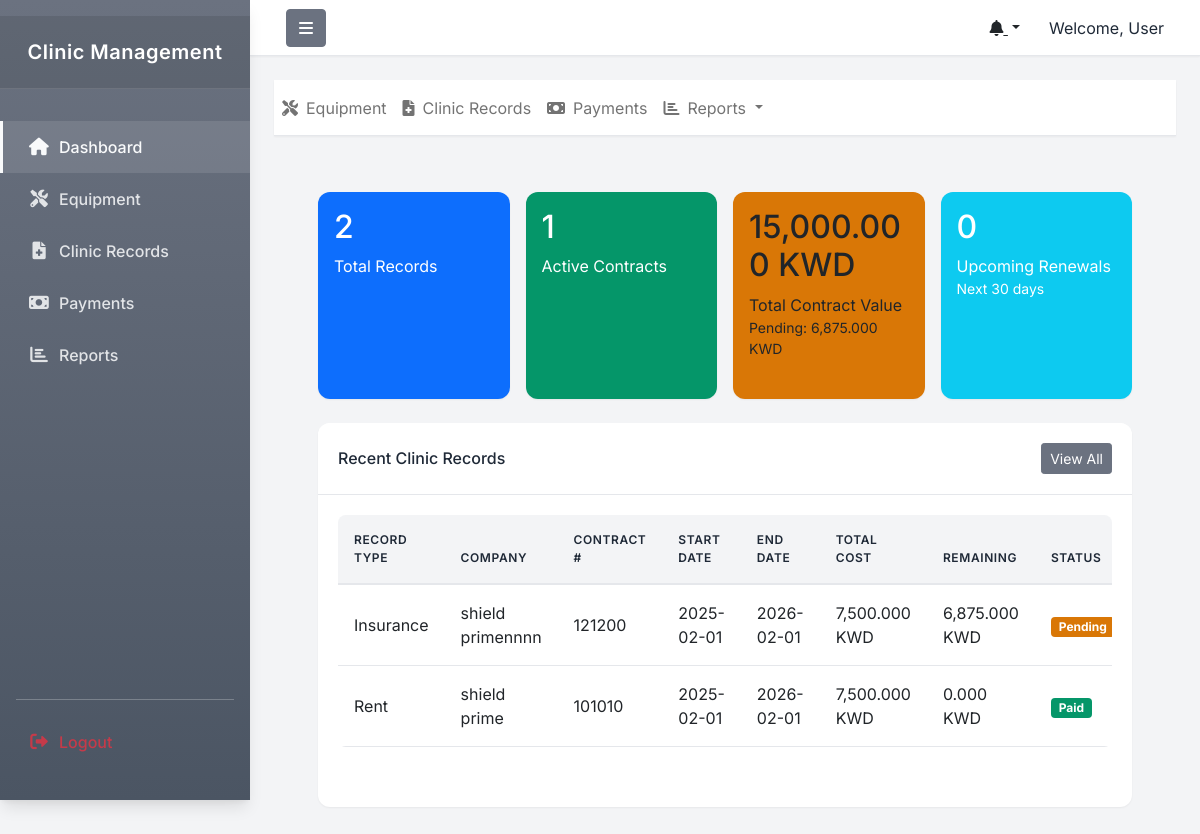
/dashboard.php (signed in), run on the app's committed database.
### tables this page shows
CREATE TABLE `clinic_records` (
  `id` int(11) NOT NULL,
  `record_type` enum('Rent','Insurance','Clinic License','Fire Safety') NOT NULL,
  `company_name` varchar(255) NOT NULL,
  `contract_number` varchar(50) NOT NULL,
  `contact_number` varchar(50) NOT NULL,
  `contract_document` varchar(255) DEFAULT NULL,
  `contract_start_date` date NOT NULL,
  `contract_end_date` date NOT NULL,
  `total_cost` decimal(10,3) NOT NULL,
  `payment_type` enum('one_time','installment') NOT NULL,
  `down_payment` decimal(10,3) NOT NULL DEFAULT 0.000,
  `number_of_installments` int(11) DEFAULT 12,
  `monthly_payment` decimal(10,3) NOT NULL DEFAULT 0.000,
  `remaining_amount` decimal(10,3) NOT NULL DEFAULT 0.000,
  `next_payment_date` date DEFAULT NULL,
  `status` enum('paid','pending','overdue') NOT NULL DEFAULT 'pending',
  `notes` text DEFAULT NULL,
  `created_at` timestamp NOT NULL DEFAULT current_timestamp(),
  `updated_at` timestamp NOT NULL DEFAULT current_timestamp() ON UPDATE current_timestamp(),
  `payment_start_date` date DEFAULT curdate(),
  `payment_months` int(11) DEFAULT 12
);

### dashboard.php (the view, shortened to what this page needs)
<?php
include 'includes/header.php';
try {
    $database = Database::getInstance();
    $db = $database->getConnection();
    $clinic_summary_query = "SELECT
        COUNT(*) as total_records,
        SUM(CASE WHEN status = 'pending' AND contract_end_date >= CURRENT_DATE THEN 1 ELSE 0 END) as active_contracts,
        SUM(total_cost) as total_value,
        COUNT(CASE WHEN contract_end_date BETWEEN CURRENT_DATE AND DATE_ADD(CURRENT_DATE, INTERVAL 30 DAY) THEN 1 END) as upcoming_renewals,
        SUM(CASE WHEN status = 'pending' THEN remaining_amount ELSE 0 END) as total_pending_amount
    FROM clinic_records";
    $stmt = $db->prepare($clinic_summary_query);
    $stmt->execute();
    $clinic_summary = $stmt->fetch(PDO::FETCH_ASSOC);
    $recent_clinic_query = "SELECT * FROM clinic_records
        ORDER BY created_at DESC
        LIMIT 5";
    $stmt = $db->prepare($recent_clinic_query);
    $stmt->execute();
    $recent_clinics = $stmt->fetchAll(PDO::FETCH_ASSOC);
} catch (Exception $e) {
    echo "<div class='alert alert-danger'>Database error: " . htmlspecialchars($e->getMessage()) . "</div>";
}
?>
<div class="main-content">
    <div class="container-fluid">
        <div class="row g-3 mb-4">
            <div class="col-md-3">
                <div class="card bg-primary text-white h-100">
                    <div class="card-body p-3">
                        <h2 class="fs-2"><?php echo $clinic_summary['total_records'] ?? '0'; ?></h2>
                        <p class="mb-0">Total Records</p>
                    </div>
                </div>
            </div>
            <div class="col-md-3">
                <div class="card bg-success text-white h-100">
                    <div class="card-body p-3">
                        <h2 class="fs-2"><?php echo $clinic_summary['active_contracts'] ?? '0'; ?></h2>
                        <p class="mb-0">Active Contracts</p>
                    </div>
                </div>
            </div>
            <div class="col-md-3">
                <div class="card bg-warning text-dark h-100">
                    <div class="card-body p-3">
                        <h2 class="fs-2"><?php echo number_format($clinic_summary['total_value'] ?? 0, 3); ?> KWD</h2>
                        <p class="mb-0">Total Contract Value</p>
                        <p class="small mb-0">Pending: <?php echo number_format($clinic_summary['total_pending_amount'] ?? 0, 3); ?> KWD</p>
                    </div>
                </div>
            </div>
            <div class="col-md-3">
                <div class="card bg-info text-white h-100">
                    <div class="card-body p-3">
                        <h2 class="fs-2"><?php echo $clinic_summary['upcoming_renewals'] ?? '0'; ?></h2>
                        <p class="mb-0">Upcoming Renewals</p>
                        <p class="small mb-0">Next 30 days</p>
                    </div>
                </div>
            </div>
        </div>
        <div class="row">
            <div class="col-12">
                <div class="card">
                    <div class="card-header bg-white d-flex justify-content-between align-items-center">
                        <h6 class="mb-0">Recent Clinic Records</h6>
                        <a href="clinic-records.php" class="btn btn-sm btn-primary">View All</a>
                    </div>
                    <div class="card-body">
                        <?php if (!empty($recent_clinics)): ?>
                            <div class="table-responsive">
                                <table class="table table-hover">
                                    <thead>
                                        <tr>
                                            <th>Record Type</th>
                                            <th>Company</th>
                                            <th>Contract #</th>
                                            <th>Start Date</th>
                                            <th>End Date</th>
                                            <th>Total Cost</th>
                                            <th>Remaining</th>
                                            <th>Status</th>
                                        </tr>
                                    </thead>
                                    <tbody>
                                        <?php foreach ($recent_clinics as $record): ?>
                                            <tr>
                                                <td><?php echo htmlspecialchars($record['record_type']); ?></td>
                                                <td><?php echo htmlspecialchars($record['company_name']); ?></td>
                                                <td><?php echo htmlspecialchars($record['contract_number']); ?></td>
                                                <td><?php echo date('Y-m-d', strtotime($record['contract_start_date'])); ?></td>
                                                <td><?php echo date('Y-m-d', strtotime($record['contract_end_date'])); ?></td>
                                                <td><?php echo number_format($record['total_cost'], 3); ?> KWD</td>
                                                <td><?php echo number_format($record['remaining_amount'], 3); ?> KWD</td>
                                                <td>
                                                    <?php
                                                    $status_class = 'secondary';
                                                    if ($record['status'] == 'paid') {
                                                        $status_class = 'success';
                                                    } elseif ($record['status'] == 'pending') {
                                                        $status_class = 'warning';
                                                    } elseif ($record['status'] == 'overdue') {
                                                        $status_class = 'danger';
                                                    }
                                                    ?>
                                                    <span class="badge bg-<?php echo $status_class; ?>">
                                                        <?php echo ucfirst($record['status']); ?>
                                                    </span>
                                                </td>
                                            </tr>
                                        <?php endforeach; ?>
                                    </tbody>
                                </table>
                            </div>
                        <?php else: ?>
                            <p class="text-center mb-0">No clinic records found.</p>
                        <?php endif; ?>
                    </div>
                </div>
            </div>
        </div>
    </div>
</div>
<?php include 'includes/footer.php'; ?>

### assets/css/style.css (style rules this page uses)
:root { --sidebar-width: 250px; --header-height: 60px; --navbar-height: 56px; --primary-color: #6B7280; --secondary-color: #4B5563; --success-color: #059669; --warning-color: #D97706; --danger-color: #DC2626; --info-color: #3B82F6; --text-color: #1F2937; --text-muted: #6B7280; --light-text: #F9FAFB; --border-color: #E5E7EB; --hover-color: #374151; --bg-primary: #ffffff; --bg-secondary: #F3F4F6; --shadow-sm: 0 1px 2px 0 rgba(0, 0, 0, 0.05); --shadow-md: 0 4px 6px -1px rgba(0, 0, 0, 0.1), 0 2px 4px -1px rgba(0, 0, 0, 0.06); --shadow-lg: 0 10px 15px -3px rgba(0, 0, 0, 0.1), 0 4px 6px -2px rgba(0, 0, 0, 0.05); --transition: all 0.3s ease; }
html, body { height: 100%; margin: 0; }
body { background-color: var(--bg-secondary); font-family: 'Inter', -apple-system, BlinkMacSystemFont, 'Segoe UI', Roboto, Oxygen, Ubuntu, sans-serif; color: var(--text-color); line-height: 1.5; overflow-x: hidden; }
.main-content { flex: 1; padding: 2rem; overflow-y: auto; }
.card { background: var(--bg-primary); border: none; border-radius: 0.75rem; box-shadow: var(--shadow-sm); transition: var(--transition); height: 100%; margin-bottom: 1.5rem; }
.card-header { background: var(--bg-primary); border-bottom: 1px solid var(--border-color); padding: 1.25rem; font-weight: 600; border-radius: 0.75rem 0.75rem 0 0 !important; }
.card-body { padding: 1.25rem; }
.table-responsive { border-radius: 0.5rem; background: var(--bg-primary); margin-bottom: 1rem; }
.table { margin-bottom: 0; }
.table th { background: var(--bg-secondary); font-weight: 600; text-transform: uppercase; font-size: 0.75rem; letter-spacing: 0.05em; padding: 1rem; border-bottom: 2px solid var(--border-color); color: var(--text-color); position: sticky; top: 0; z-index: 1; }
.table td { padding: 1rem; vertical-align: middle; border-bottom: 1px solid var(--border-color); }
.btn-primary { background-color: var(--primary-color); border-color: var(--primary-color); }
.bg-success { background: var(--success-color) !important; }
.bg-warning { background: var(--warning-color) !important; }

### data on the page
clinic_records: record_type "Insurance", company_name "shield primennnn", contract_number "121200", contract_start_date "2025-02-01", contract_end_date "2026-02-01", total_cost "7,500.000", remaining_amount "6,875.000", status "Pending"
clinic_records: record_type "Rent", company_name "shield prime", contract_number "101010", contract_start_date "2025-02-01", contract_end_date "2026-02-01", total_cost "7,500.000", remaining_amount "0.000", status "Paid"

### other printed values
$_SESSION['username'] "User"
$clinic_summary['total_records'] "2"
$clinic_summary['active_contracts'] "1"
$clinic_summary['total_value'] "15,000.000"
$clinic_summary['total_pending_amount'] "6,875.000"
$clinic_summary['upcoming_renewals'] "0"
